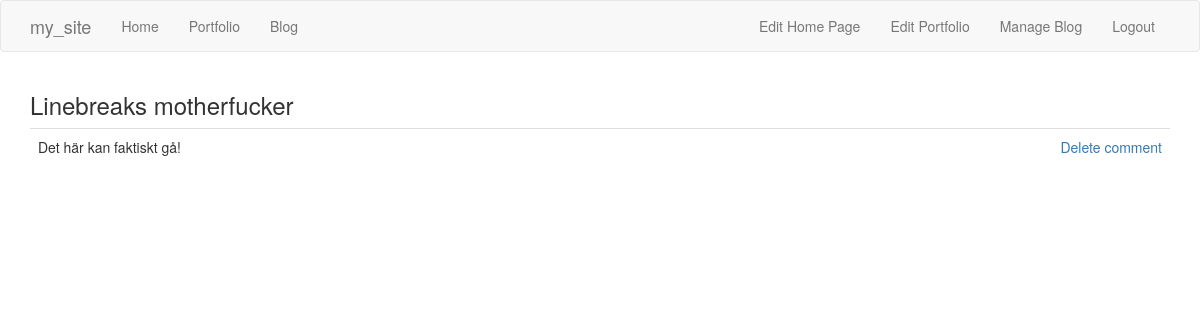
Page /admin/manage_comments/11 (signed in) on the committed database.
### app/models.py (models this page shows, shortened)
class BlogPost(db.Model):
    id = db.Column(db.Integer, primary_key=True)
    title = db.Column(db.String(100))
    body = db.Column(db.String(1000))
    timestamp = db.Column(db.DateTime, index=True, default=datetime.utcnow)
    comments = db.relationship('BlogComment', backref='blog_post',
                               lazy='dynamic')
    last_edit = db.Column(db.DateTime, index=True)

class BlogComment(db.Model):
    id = db.Column(db.Integer, primary_key=True)
    author = db.Column(db.String(64))
    body = db.Column(db.String(500))
    timestamp = db.Column(db.DateTime, index=True, default=datetime.utcnow)
    post_id = db.Column(db.Integer, db.ForeignKey('blog_post.id'))
    email = db.Column(db.String(120), index=True)

### app/routes.py (the view)
@app.route('/admin/manage_comments/<post_id>', methods=['GET', 'POST'])
@login_required
def manage_comments(post_id):
    post = BlogPost.query.filter_by(id=int(post_id)).first_or_404()
    comments = BlogComment.query.filter_by(post_id=int(post_id)).all()
    return render_template('manage_comments.html', post=post,
                           comments=comments)

### app/models.py (called while the page is built)
@login.user_loader
def load_user(id):
    return User.query.get(int(id))  # id is str so needs typecasting to int

### app/templates/manage_comments.html
{% extends "base.html" %}
{% import 'bootstrap/wtf.html' as wtf %}
{% block app_content %}
    <h3>{{ post.title }}</h3>
    <table class="table table-hover">
        {% for comment in comments %}
        <tr>
            <td>
                <p>{{ comment.body }}</p>
            </td>
            <td>
                <p style="text-align:right;">
                    <a href="{{ url_for('delete_comment', post_id=post.id, comment_id=comment.id) }}">Delete comment</a>
                </p>
            </td>
        </tr>
        {% endfor %}
    </table>
{% endblock %}

### rows in the picture
BlogPost: title "Linebreaks motherfucker"
BlogComment: body "Det här kan faktiskt gå!"
